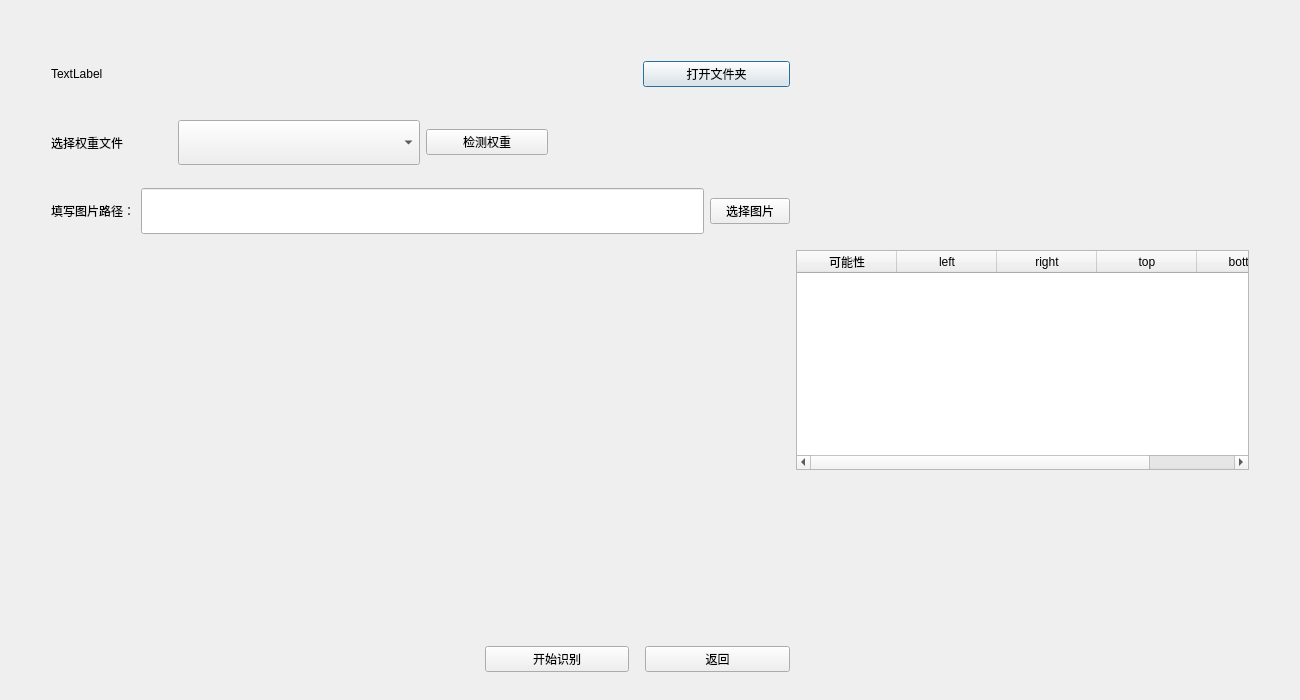
<?xml version="1.0" encoding="UTF-8"?>
<ui version="4.0">
 <class>Test</class>
 <widget class="QDialog" name="Test">
  <property name="geometry">
   <rect>
    <x>0</x>
    <y>0</y>
    <width>1300</width>
    <height>700</height>
   </rect>
  </property>
  <property name="windowTitle">
   <string>测试模型</string>
  </property>
  <layout class="QVBoxLayout" name="verticalLayout_7">
   <item>
    <layout class="QHBoxLayout" name="horizontalLayout" stretch="0,3,2">
     <item>
      <spacer name="horizontalSpacer_2">
       <property name="orientation">
        <enum>Qt::Horizontal</enum>
       </property>
       <property name="sizeHint" stdset="0">
        <size>
         <width>40</width>
         <height>20</height>
        </size>
       </property>
      </spacer>
     </item>
     <item>
      <layout class="QVBoxLayout" name="verticalLayout_5" stretch="0,1,0,1,0,1,0,8,0,0,0">
       <item>
        <spacer name="verticalSpacer_2">
         <property name="orientation">
          <enum>Qt::Vertical</enum>
         </property>
         <property name="sizeHint" stdset="0">
          <size>
           <width>20</width>
           <height>40</height>
          </size>
         </property>
        </spacer>
       </item>
       <item>
        <layout class="QHBoxLayout" name="horizontalLayout_2" stretch="4,1">
         <item>
          <widget class="QLabel" name="labelOpenDir">
           <property name="sizePolicy">
            <sizepolicy hsizetype="Preferred" vsizetype="Expanding">
             <horstretch>0</horstretch>
             <verstretch>0</verstretch>
            </sizepolicy>
           </property>
           <property name="text">
            <string>TextLabel</string>
           </property>
           <property name="wordWrap">
            <bool>true</bool>
           </property>
          </widget>
         </item>
         <item>
          <widget class="QPushButton" name="pushButtonOpenDir">
           <property name="text">
            <string>打开文件夹</string>
           </property>
          </widget>
         </item>
        </layout>
       </item>
       <item>
        <spacer name="verticalSpacer_4">
         <property name="orientation">
          <enum>Qt::Vertical</enum>
         </property>
         <property name="sizeHint" stdset="0">
          <size>
           <width>20</width>
           <height>17</height>
          </size>
         </property>
        </spacer>
       </item>
       <item>
        <layout class="QHBoxLayout" name="horizontalLayout_6" stretch="1,2,1,2">
         <item>
          <widget class="QLabel" name="labelWeight">
           <property name="sizePolicy">
            <sizepolicy hsizetype="Preferred" vsizetype="Expanding">
             <horstretch>0</horstretch>
             <verstretch>0</verstretch>
            </sizepolicy>
           </property>
           <property name="text">
            <string>选择权重文件</string>
           </property>
          </widget>
         </item>
         <item>
          <widget class="QComboBox" name="comboBoxWeight">
           <property name="sizePolicy">
            <sizepolicy hsizetype="Expanding" vsizetype="Expanding">
             <horstretch>0</horstretch>
             <verstretch>0</verstretch>
            </sizepolicy>
           </property>
          </widget>
         </item>
         <item>
          <widget class="QPushButton" name="pushButtonWeight">
           <property name="text">
            <string>检测权重</string>
           </property>
          </widget>
         </item>
         <item>
          <spacer name="horizontalSpacer">
           <property name="orientation">
            <enum>Qt::Horizontal</enum>
           </property>
           <property name="sizeHint" stdset="0">
            <size>
             <width>40</width>
             <height>20</height>
            </size>
           </property>
          </spacer>
         </item>
        </layout>
       </item>
       <item>
        <spacer name="verticalSpacer_6">
         <property name="orientation">
          <enum>Qt::Vertical</enum>
         </property>
         <property name="sizeHint" stdset="0">
          <size>
           <width>20</width>
           <height>17</height>
          </size>
         </property>
        </spacer>
       </item>
       <item>
        <layout class="QHBoxLayout" name="horizontalLayout_3">
         <item>
          <widget class="QLabel" name="label">
           <property name="sizePolicy">
            <sizepolicy hsizetype="Preferred" vsizetype="Expanding">
             <horstretch>0</horstretch>
             <verstretch>0</verstretch>
            </sizepolicy>
           </property>
           <property name="text">
            <string>填写图片路径：</string>
           </property>
          </widget>
         </item>
         <item>
          <widget class="QLineEdit" name="lineEdit">
           <property name="sizePolicy">
            <sizepolicy hsizetype="Expanding" vsizetype="Expanding">
             <horstretch>0</horstretch>
             <verstretch>0</verstretch>
            </sizepolicy>
           </property>
          </widget>
         </item>
         <item>
          <widget class="QPushButton" name="pushButtonSelect">
           <property name="text">
            <string>选择图片</string>
           </property>
          </widget>
         </item>
        </layout>
       </item>
       <item>
        <spacer name="verticalSpacer_5">
         <property name="orientation">
          <enum>Qt::Vertical</enum>
         </property>
         <property name="sizeHint" stdset="0">
          <size>
           <width>20</width>
           <height>17</height>
          </size>
         </property>
        </spacer>
       </item>
       <item>
        <layout class="QHBoxLayout" name="horizontalLayout_5" stretch="0,6">
         <item>
          <spacer name="horizontalSpacer_4">
           <property name="orientation">
            <enum>Qt::Horizontal</enum>
           </property>
           <property name="sizeHint" stdset="0">
            <size>
             <width>90</width>
             <height>20</height>
            </size>
           </property>
          </spacer>
         </item>
         <item>
          <widget class="QLabel" name="labelImage">
           <property name="sizePolicy">
            <sizepolicy hsizetype="Expanding" vsizetype="Expanding">
             <horstretch>0</horstretch>
             <verstretch>0</verstretch>
            </sizepolicy>
           </property>
           <property name="text">
            <string/>
           </property>
          </widget>
         </item>
        </layout>
       </item>
       <item>
        <spacer name="verticalSpacer_3">
         <property name="orientation">
          <enum>Qt::Vertical</enum>
         </property>
         <property name="sizeHint" stdset="0">
          <size>
           <width>20</width>
           <height>17</height>
          </size>
         </property>
        </spacer>
       </item>
       <item>
        <layout class="QHBoxLayout" name="horizontalLayout_4" stretch="3,1,0,1">
         <item>
          <spacer name="horizontalSpacer_7">
           <property name="orientation">
            <enum>Qt::Horizontal</enum>
           </property>
           <property name="sizeHint" stdset="0">
            <size>
             <width>40</width>
             <height>20</height>
            </size>
           </property>
          </spacer>
         </item>
         <item>
          <widget class="QPushButton" name="pushButtonTest">
           <property name="sizePolicy">
            <sizepolicy hsizetype="Expanding" vsizetype="Fixed">
             <horstretch>0</horstretch>
             <verstretch>0</verstretch>
            </sizepolicy>
           </property>
           <property name="text">
            <string>开始识别</string>
           </property>
          </widget>
         </item>
         <item>
          <spacer name="horizontalSpacer_6">
           <property name="orientation">
            <enum>Qt::Horizontal</enum>
           </property>
           <property name="sizeHint" stdset="0">
            <size>
             <width>10</width>
             <height>20</height>
            </size>
           </property>
          </spacer>
         </item>
         <item>
          <widget class="QPushButton" name="pushButtonBack">
           <property name="sizePolicy">
            <sizepolicy hsizetype="Expanding" vsizetype="Fixed">
             <horstretch>0</horstretch>
             <verstretch>0</verstretch>
            </sizepolicy>
           </property>
           <property name="text">
            <string>返回</string>
           </property>
          </widget>
         </item>
        </layout>
       </item>
       <item>
        <spacer name="verticalSpacer">
         <property name="orientation">
          <enum>Qt::Vertical</enum>
         </property>
         <property name="sizeHint" stdset="0">
          <size>
           <width>20</width>
           <height>17</height>
          </size>
         </property>
        </spacer>
       </item>
      </layout>
     </item>
     <item>
      <layout class="QVBoxLayout" name="verticalLayout_2" stretch="0,1">
       <item>
        <spacer name="horizontalSpacer_3">
         <property name="orientation">
          <enum>Qt::Horizontal</enum>
         </property>
         <property name="sizeHint" stdset="0">
          <size>
           <width>40</width>
           <height>20</height>
          </size>
         </property>
        </spacer>
       </item>
       <item>
        <layout class="QHBoxLayout" name="horizontalLayout_7" stretch="1,0">
         <item>
          <layout class="QVBoxLayout" name="verticalLayout_3" stretch="0,0,0">
           <item>
            <spacer name="verticalSpacer_8">
             <property name="orientation">
              <enum>Qt::Vertical</enum>
             </property>
             <property name="sizeHint" stdset="0">
              <size>
               <width>20</width>
               <height>40</height>
              </size>
             </property>
            </spacer>
           </item>
           <item>
            <widget class="QTableWidget" name="tableWidget">
             <column>
              <property name="text">
               <string>可能性</string>
              </property>
             </column>
             <column>
              <property name="text">
               <string>left</string>
              </property>
             </column>
             <column>
              <property name="text">
               <string>right</string>
              </property>
             </column>
             <column>
              <property name="text">
               <string>top</string>
              </property>
             </column>
             <column>
              <property name="text">
               <string>bottom</string>
              </property>
             </column>
            </widget>
           </item>
           <item>
            <spacer name="verticalSpacer_7">
             <property name="orientation">
              <enum>Qt::Vertical</enum>
             </property>
             <property name="sizeHint" stdset="0">
              <size>
               <width>20</width>
               <height>30</height>
              </size>
             </property>
            </spacer>
           </item>
          </layout>
         </item>
         <item>
          <spacer name="horizontalSpacer_5">
           <property name="orientation">
            <enum>Qt::Horizontal</enum>
           </property>
           <property name="sizeHint" stdset="0">
            <size>
             <width>40</width>
             <height>20</height>
            </size>
           </property>
          </spacer>
         </item>
        </layout>
       </item>
      </layout>
     </item>
    </layout>
   </item>
  </layout>
 </widget>
 <resources/>
 <connections/>
</ui>
